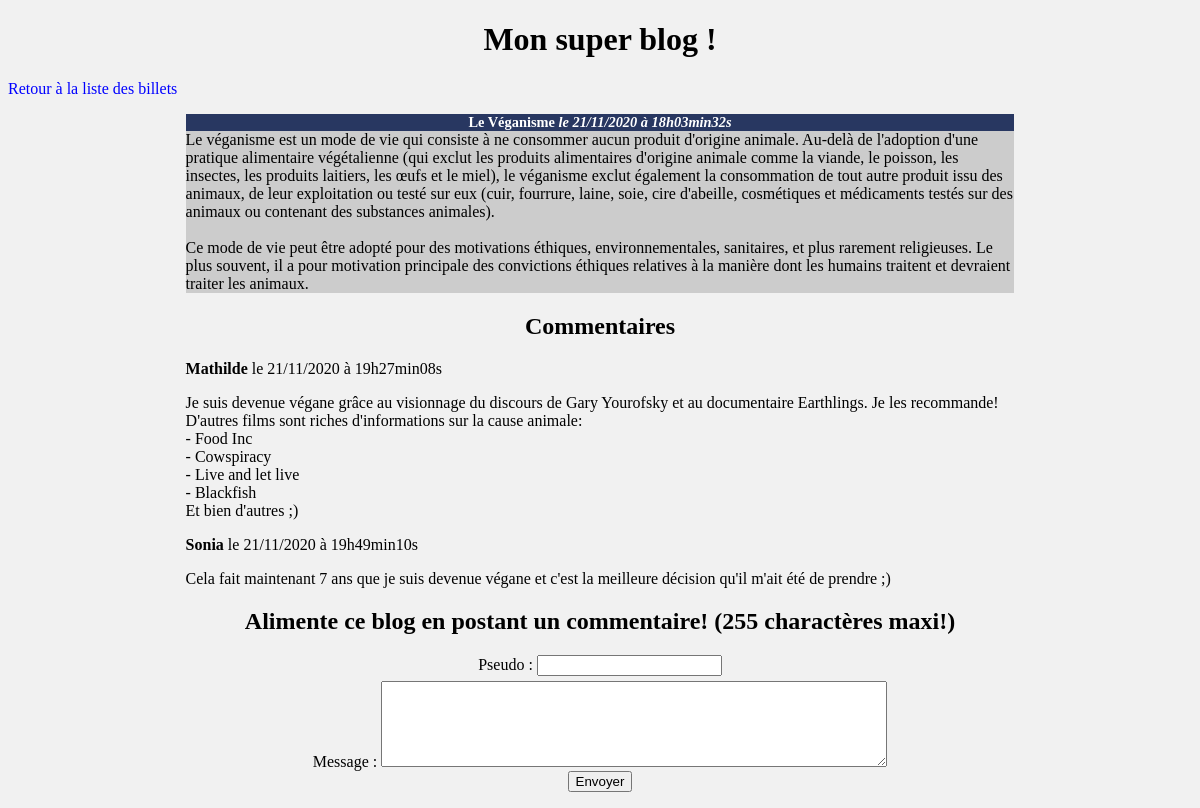
The page /commentaires.php?billet=1 on the database its author committed.
### tables this page shows
CREATE TABLE `billets_blog` (
  `id` int(11) NOT NULL,
  `titre` varchar(255) NOT NULL,
  `contenu` text NOT NULL,
  `date_creation` datetime NOT NULL
);

CREATE TABLE `commentaires_blog` (
  `id` int(11) NOT NULL,
  `auteur` varchar(255) NOT NULL,
  `commentaire` text NOT NULL,
  `id_billet` int(11) NOT NULL,
  `date_commentaire` datetime NOT NULL DEFAULT CURRENT_TIMESTAMP
);

### commentaires.php (the view, shortened to what this page needs)
<!DOCTYPE html>
<html>
<head>
  <link rel="stylesheet" href="blog.css">
</head>
<body>
  <h1>Mon super blog !</h1>
  <p><a href="index.php">Retour à la liste des billets</a></p>
  <?php
  try
  {
    $bdd = new PDO('mysql:host=localhost;dbname=minichat;charset=utf8', 'root', 'root');
  }
  catch(Exception $e)
  {
    die('Erreur : '.$e->getMessage());
  }
  $req = $bdd->prepare('SELECT id, titre, contenu, DATE_FORMAT(date_creation, \'%d/%m/%Y à %Hh%imin%ss\') AS date_creation_fr FROM billets_blog WHERE id = ?');
  $req->execute([$_GET['billet']]);
  $donnees = $req->fetch();
  ?>
  <div class="news">
    <h3>
      <?php echo htmlspecialchars($donnees['titre']); ?>
      <em>le <?php echo $donnees['date_creation_fr']; ?></em>
    </h3>
    <p>
      <?php
      echo nl2br(htmlspecialchars($donnees['contenu']));
      ?>
    </p>
  </div>
  <h2>Commentaires</h2>
  <div>
    <?php
    $req = $bdd->prepare('SELECT auteur, commentaire, DATE_FORMAT(date_commentaire, \'%d/%m/%Y à %Hh%imin%ss\') AS date_commentaire_fr FROM commentaires_blog WHERE id_billet = ? ORDER BY date_commentaire');
    $req->execute([$_GET['billet']]);
    while ($donnees = $req->fetch())
    {
      ?>
      <p><strong><?php echo htmlspecialchars($donnees['auteur']); ?></strong> le <?php echo $donnees['date_commentaire_fr']; ?></p>
      <p><?php echo nl2br(htmlspecialchars($donnees['commentaire'])); ?></p>
      <?php
    }
    ?>
  </div>
  <h2>Alimente ce blog en postant un commentaire! (255 charactères maxi!)</h2>
  <form action="commentaires_post.php?billet=<?php echo $_GET['billet']; ?>" method="post">
    <p>
      <label for="pseudo">Pseudo :</label> <input type="text" name="pseudo" id="pseudo"><br>
      <label for="message">Message :</label>  <textarea name="message" rows="7" cols="40" id="message" maxlength="255" style="width:500px; height:80px; margin-top:5px;"></textarea><br>
      <input type="submit" value="Envoyer">
    </p>
  </form>
</body>
</html>

### blog.css (style rules this page uses)
body { background: #f1f1f1; }
h1, h2, h3 { text-align:center; }
h3 { background-color:rgb(40, 55, 97); color:white; font-size:0.9em; margin-bottom:0px; }
form { text-align: center; }
.news p { background-color:#CCCCCC; margin-top:0px; }
.news, div { width:70%; margin:auto; }
a { text-decoration: none; color: blue; }

### rows shown on the page
billets_blog: titre "Le Véganisme", contenu "Le véganisme est un mode de vie qui consiste à ne consommer aucun produit d'origine animale. Au-delà de l'adoption d'une pratique alimentaire végétalienne (qui exclut les produits alimentaires d'origine animale comme la viande, le poisson, les insectes, les produits laitiers, les œufs et le miel), le véganisme exclut également la consommation de tout autre produit issu des animaux, de leur exploitation ou testé sur eux (cuir, fourrure, laine, soie, cire d'abeille, cosmétiques et médicaments testés sur des animaux ou contenant des substances animales). Ce mode de vie peut être adopté pour des motivations éthiques, environnementales, sanitaires, et plus rarement religieuses. Le plus souvent,…"
commentaires_blog: auteur "Mathilde", date_commentaire_fr "21/11/2020 à 19h27min08s", commentaire "Je suis devenue végane grâce au visionnage du discours de Gary Yourofsky et au documentaire Earthlings. Je les recommande! D'autres films sont riches d'informations sur la cause animale: - Food Inc - Cowspiracy - Live and let live - Blackfish Et bien d'autres ;)"
commentaires_blog: auteur "Sonia", date_commentaire_fr "21/11/2020 à 19h49min10s", commentaire "Cela fait maintenant 7 ans que je suis devenue végane et c'est la meilleure décision qu'il m'ait été de prendre ;)"

### other values the page prints
$donnees['date_creation_fr'] "21/11/2020 à 18h03min32s"
